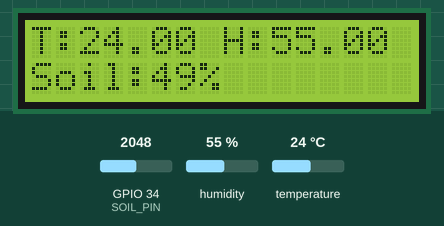
The sketch below on a simulated ESP32. Parts: 16×2 character LCD. The test bench sets the inputs (shaded band); at power-on: humidity 55 %, GPIO 34 (SOIL_PIN) = 2048, temperature 24 °C. WiFi joins after 1.5 s; servers stay silent unless stated; what the sketch prints to the serial monitor is not drawn.

Above: at 2.7 s.
2.8 s: humidity set to 22 %
At 6.4 s:
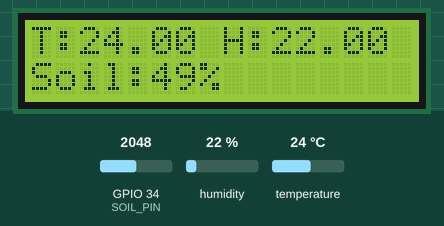
7.5 s: GPIO 34 (SOIL_PIN) set to 2866
At 9.4 s:
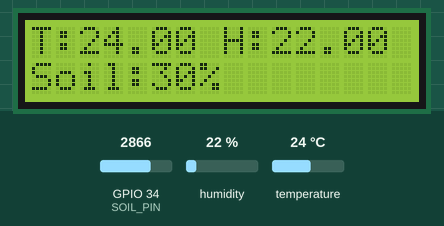
10.2 s: temperature set to 12 °C
At 14.8 s:
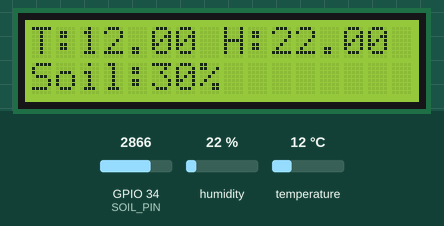
15.5 s: GPIO 34 (SOIL_PIN) set to 3603
At 16.7 s:
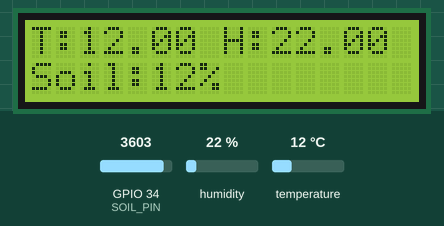
18.2 s: humidity set to 40 %
At 23.2 s:
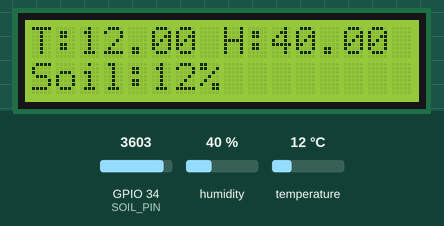
23.5 s: GPIO 34 (SOIL_PIN) set to 4095
At 25.2 s:
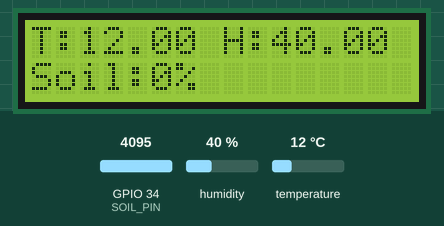
Timing chart, 0 to 26.7 s (numbered marks = the images above; inputs shaded):
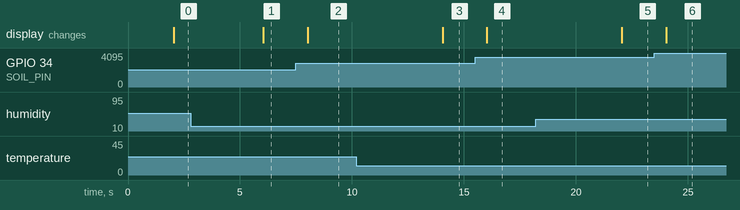

Measured:
- after the input at 2.8 s, the display: changes after 3.2 s (image 1)
- after the input at 7.5 s, the display: changes after 0.53 s (image 2)
- after the input at 10.2 s, the display: changes after 3.8 s (image 3)
- after the input at 15.5 s, the display: changes after 0.53 s (image 4)
- after the input at 18.2 s, the display: changes after 3.9 s (image 5)
- after the input at 23.5 s, the display: changes after 0.53 s (image 6)

The sketch:

esp32.ino
```cpp
#include <WiFi.h>
#include <HTTPClient.h>
#include <DHT.h>
#include <Wire.h>
#include <LiquidCrystal_I2C.h>

// ---------- WIFI ----------
const char* ssid = "YOUR_SSID/WIFI_NAME";
const char* password = "YOUR_PASSWORD/WIFI_PASSWORD";

const char* serverName = "https://xxxx.ngrok-free.app/store";

// ---------- SENSOR ----------
#define DHTPIN 4
#define DHTTYPE DHT11
#define SOIL_PIN 34

DHT dht(DHTPIN, DHTTYPE);
LiquidCrystal_I2C lcd(0x27, 16, 2);

// ---------- TIMERS ----------
unsigned long lastApiCall = 0;
unsigned long lastRead = 0;

const long apiInterval = 50000;   // 50 sec
const long readInterval = 2000;   // 2 sec

float temp = 0;
float hum = 0;
int soil = 0;

// ---------- WIFI ----------
void connectWiFi() {
  Serial.print("Connecting WiFi...");
  WiFi.begin(ssid, password);

  int retry = 0;
  while (WiFi.status() != WL_CONNECTED && retry < 20) {
    delay(500);
    Serial.print(".");
    retry++;
  }

  if (WiFi.status() == WL_CONNECTED) {
    Serial.println("\nConnected!");
  } else {
    Serial.println("\nWiFi Failed!");
  }
}

// ---------- SEND DATA ----------
void sendData() {
  if (WiFi.status() != WL_CONNECTED) {
    connectWiFi();
  }

  HTTPClient http;
  http.begin(serverName);
  http.addHeader("Content-Type", "application/json");

  String json = "{";
  json += "\"temperature\":" + String(temp, 1) + ",";
  json += "\"humidity\":" + String(hum, 1) + ",";
  json += "\"soil_moisture\":" + String(soil);
  json += "}";

  Serial.println("Sending: " + json);

  int httpCode = http.POST(json);

  if (httpCode > 0) {
    Serial.println("Response: " + http.getString());
  } else {
    Serial.println("Error sending data");
  }

  http.end();
}

// ---------- SETUP ----------
void setup() {
  Serial.begin(115200);

  dht.begin();

  Wire.begin(21, 22);
  lcd.init();
  lcd.backlight();

  lcd.setCursor(0,0);
  lcd.print("System Start");

  connectWiFi();
}

// ---------- LOOP ----------
void loop() {

  unsigned long now = millis();

  // -------- SENSOR READ --------
  if (now - lastRead >= readInterval) {
    lastRead = now;

    float t = dht.readTemperature();
    float h = dht.readHumidity();
    int rawSoil = analogRead(SOIL_PIN);

    if (isnan(t) || isnan(h)) {
      Serial.println("DHT ERROR!");
    } else {
      temp = t;
      hum = h;
    }

    soil = map(rawSoil, 4095, 0, 0, 100);

    Serial.println("------");
    Serial.print("Temp: "); Serial.println(temp);
    Serial.print("Hum : "); Serial.println(hum);
    Serial.print("Soil: "); Serial.println(soil);

    // LCD Update
    lcd.clear();
    lcd.setCursor(0,0);
    lcd.print("T:"); lcd.print(temp);
    lcd.print(" H:"); lcd.print(hum);

    lcd.setCursor(0,1);
    lcd.print("Soil:"); lcd.print(soil); lcd.print("%");
  }

  // -------- API CALL --------
  if (now - lastApiCall >= apiInterval) {
    lastApiCall = now;
    sendData();
  }
}
```
